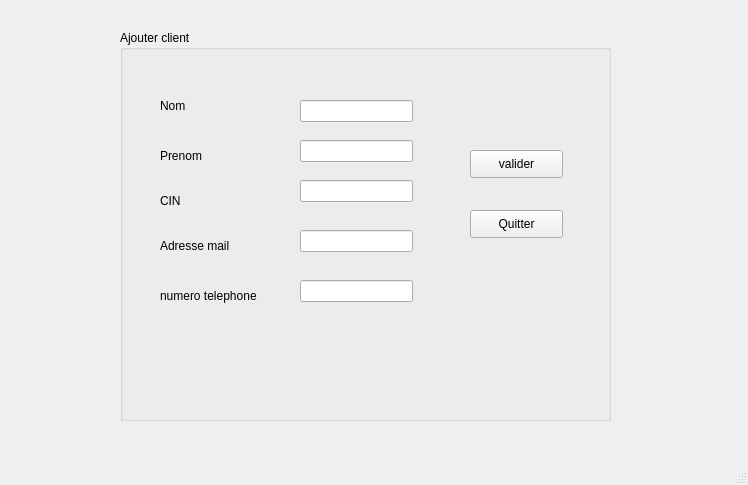
<?xml version="1.0" encoding="UTF-8"?>
<ui version="4.0">
 <class>MainWindow</class>
 <widget class="QMainWindow" name="MainWindow">
  <property name="geometry">
   <rect>
    <x>0</x>
    <y>0</y>
    <width>748</width>
    <height>485</height>
   </rect>
  </property>
  <property name="windowTitle">
   <string>Gestion des clients</string>
  </property>
  <widget class="QWidget" name="centralwidget">
   <widget class="QGroupBox" name="groupBox">
    <property name="geometry">
     <rect>
      <x>120</x>
      <y>30</y>
      <width>491</width>
      <height>391</height>
     </rect>
    </property>
    <property name="title">
     <string>Ajouter client</string>
    </property>
    <widget class="QLabel" name="label">
     <property name="geometry">
      <rect>
       <x>40</x>
       <y>65</y>
       <width>61</width>
       <height>21</height>
      </rect>
     </property>
     <property name="text">
      <string>Nom</string>
     </property>
    </widget>
    <widget class="QLabel" name="label_2">
     <property name="geometry">
      <rect>
       <x>40</x>
       <y>115</y>
       <width>71</width>
       <height>21</height>
      </rect>
     </property>
     <property name="text">
      <string>Prenom</string>
     </property>
    </widget>
    <widget class="QLabel" name="label_3">
     <property name="geometry">
      <rect>
       <x>40</x>
       <y>155</y>
       <width>91</width>
       <height>31</height>
      </rect>
     </property>
     <property name="text">
      <string>CIN</string>
     </property>
    </widget>
    <widget class="QLabel" name="label_4">
     <property name="geometry">
      <rect>
       <x>40</x>
       <y>200</y>
       <width>101</width>
       <height>31</height>
      </rect>
     </property>
     <property name="text">
      <string>Adresse mail</string>
     </property>
    </widget>
    <widget class="QLabel" name="label_5">
     <property name="geometry">
      <rect>
       <x>40</x>
       <y>250</y>
       <width>121</width>
       <height>31</height>
      </rect>
     </property>
     <property name="text">
      <string>numero telephone</string>
     </property>
    </widget>
    <widget class="QLineEdit" name="lineEdit_Nom">
     <property name="geometry">
      <rect>
       <x>180</x>
       <y>70</y>
       <width>113</width>
       <height>22</height>
      </rect>
     </property>
    </widget>
    <widget class="QLineEdit" name="lineEdit_Prenom">
     <property name="geometry">
      <rect>
       <x>180</x>
       <y>110</y>
       <width>113</width>
       <height>22</height>
      </rect>
     </property>
    </widget>
    <widget class="QLineEdit" name="lineEdit_CIN">
     <property name="geometry">
      <rect>
       <x>180</x>
       <y>150</y>
       <width>113</width>
       <height>22</height>
      </rect>
     </property>
    </widget>
    <widget class="QLineEdit" name="lineEdit_AdresseMail">
     <property name="geometry">
      <rect>
       <x>180</x>
       <y>200</y>
       <width>113</width>
       <height>22</height>
      </rect>
     </property>
    </widget>
    <widget class="QLineEdit" name="lineEdit_numeroTelephone">
     <property name="geometry">
      <rect>
       <x>180</x>
       <y>250</y>
       <width>113</width>
       <height>22</height>
      </rect>
     </property>
    </widget>
    <widget class="QPushButton" name="pushButton">
     <property name="geometry">
      <rect>
       <x>350</x>
       <y>120</y>
       <width>93</width>
       <height>28</height>
      </rect>
     </property>
     <property name="text">
      <string>valider</string>
     </property>
    </widget>
    <widget class="QPushButton" name="pushButton_2">
     <property name="geometry">
      <rect>
       <x>350</x>
       <y>180</y>
       <width>93</width>
       <height>28</height>
      </rect>
     </property>
     <property name="text">
      <string>Quitter</string>
     </property>
    </widget>
   </widget>
  </widget>
  <widget class="QMenuBar" name="menubar">
   <property name="geometry">
    <rect>
     <x>0</x>
     <y>0</y>
     <width>748</width>
     <height>26</height>
    </rect>
   </property>
  </widget>
  <widget class="QStatusBar" name="statusbar"/>
 </widget>
 <resources/>
 <connections/>
</ui>
